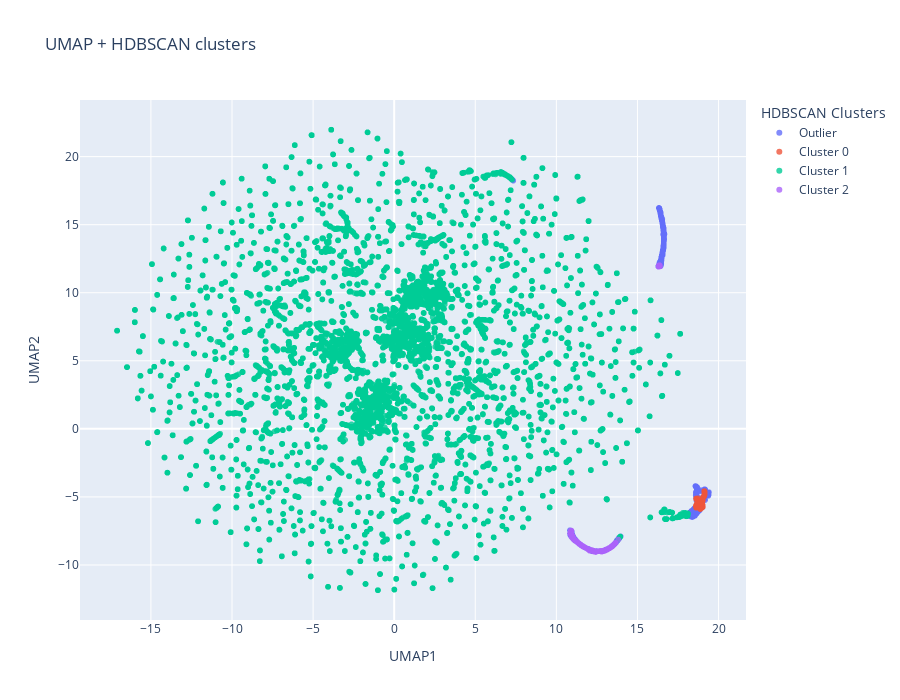

The code cell stored with this chart in its notebook:
### Code cell
# -----------------------------
# UMAP embedding
# -----------------------------
reducer = umap.UMAP(
    n_neighbors=30,
    min_dist=0.1,
    n_components=2,
    metric='euclidean',
    random_state=42
)

X_umap = reducer.fit_transform(X)

df_vis = df.copy()
df_vis['UMAP1'] = X_umap[:, 0]
df_vis['UMAP2'] = X_umap[:, 1]
df_vis['cluster_label'] = hdb_labels

df_vis['Cluster'] = df_vis['cluster_label'].map(
    lambda lbl: 'Outlier' if lbl == -1 else f'Cluster {lbl}'
)

cluster_order = ['Outlier'] + [f'Cluster {i}' for i in sorted(df_vis[df_vis['cluster_label'] != -1]['cluster_label'].unique())]
df_vis['Cluster'] = pd.Categorical(df_vis['Cluster'], categories=cluster_order, ordered=True)

hover_cols = ['is_attack', 'n_connections'] 

fig = px.scatter(
    df_vis,
    x='UMAP1',
    y='UMAP2',
    color='Cluster',
    hover_data=hover_cols,  # Ahora sí: columnas del DataFrame
    title="UMAP + HDBSCAN clusters",
    width=900,
    height=700
)

fig.update_traces(marker=dict(size=6, opacity=0.8))
fig.update_layout(legend_title_text='HDBSCAN Clusters')
fig.write_image(
    "../reports/figures/umap_hdbscan_210.png",
    width=1000,      # ancho en píxeles
    height=600,      # alto en píxeles
    scale=2          # factor de escalado (2 = ~200 DPI)
)
fig.show()

### Figure 1 — Plotly figure (JSON) as saved in the notebook; plotly's stock layout.template omitted (floating-point values rounded to 4 significant figures; data arrays with more than 128 entries replaced by an {"elided": "..."} marker saying what was removed)
{"data": [{"customdata": {"elided": "1441x2 float values"}, "hovertemplate": "Cluster=Outlier<br>UMAP1=%{x}<br>UMAP2=%{y}<br>is_attack=%{customdata[0]}<br>n_connections=%{customdata[1]}<extra></extra>", "legendgroup": "Outlier", "marker": {"color": "#636efa", "opacity": 0.8, "size": 6, "symbol": "circle"}, "mode": "markers", "name": "Outlier", "showlegend": true, "type": "scattergl", "x": {"elided": "1441 float values"}, "xaxis": "x", "y": {"elided": "1441 float values"}, "yaxis": "y"}, {"customdata": {"elided": "126x2 float values"}, "hovertemplate": "Cluster=Cluster 0<br>UMAP1=%{x}<br>UMAP2=%{y}<br>is_attack=%{customdata[0]}<br>n_connections=%{customdata[1]}<extra></extra>", "legendgroup": "Cluster 0", "marker": {"color": "#EF553B", "opacity": 0.8, "size": 6, "symbol": "circle"}, "mode": "markers", "name": "Cluster 0", "showlegend": true, "type": "scattergl", "x": [18.88, 18.88, 18.88, 18.9, 18.89, 18.89, 18.87, 18.89, 18.91, 18.66, 19.0, 19.01, 18.99, 18.97, 18.99, 18.94, 18.99, 18.97, 18.97, 18.98, 18.98, 18.98, 19.02, 19.02, 19.01, 18.66, 19.01, 19.0, 19.01, 19.05, 19.05, 19.05, 19.11, 19.1, 19.12, 19.14, 19.14, 19.15, 19.13, 19.13, 19.13, 19.13, 19.14, 19.14, 19.12, 19.13, 19.12, 18.88, 18.88, 18.87, 18.94, 18.9, 18.93, 18.62, 18.95, 18.91, 18.92, 18.62, 18.98, 18.98, 18.95, 18.66, 19.0, 19.0, 18.99, 18.69, 19.01, 19.01, 19.02, 19.02, 19.01, 19.03, 18.98, 18.97, 18.97, 18.98, 18.98, 18.99, 18.99, 18.99, 18.99, 19.03, 18.98, 19.01, 18.66, 18.65, 19.02, 19.01, 18.74, 19.08, 19.07, 19.09, 19.07, 19.07, 19.07, 19.13, 19.13, 19.12, 19.12, 19.12, 18.68, 18.65, 18.8, 18.76, 18.75, 18.66, 18.66, 18.66, 18.67, 18.66, 18.68, 18.65, 18.67, 18.68, 18.64, 18.64, 18.63, 18.64, 18.61, 18.6, 18.65, 18.62, 18.63, 18.63, 18.62, 18.61], "xaxis": "x", "y": [-5.882, -5.876, -5.876, -5.849, -5.86, -5.857, -5.849, -5.831, -5.817, -5.535, -5.66, -5.659, -5.639, -5.666, -5.668, -5.641, -5.497, -5.432, -5.451, -5.375, -5.353, -5.355, -5.276, -5.282, -5.28, -5.172, -5.119, -5.127, -5.12, -5.036, -5.038, -5.017, -4.948, -4.955, -4.93, -4.809, -4.828, -4.781, -4.657, -4.661, -4.66, -4.632, -4.633, -4.631, -4.583, -4.578, -4.578, -5.877, -5.881, -5.892, -5.833, -5.831, -5.814, -5.785, -5.795, -5.807, -5.801, -5.794, -5.749, -5.762, -5.771, -5.756, -5.734, -5.749, -5.749, -5.664, -5.596, -5.589, -5.577, -5.757, -5.729, -5.727, -5.449, -5.441, -5.438, -5.427, -5.42, -5.413, -5.339, -5.365, -5.374, -5.25, -5.286, -5.287, -5.183, -5.125, -5.084, -5.082, -5.102, -4.969, -4.983, -4.979, -4.98, -4.99, -5.002, -4.596, -4.601, -4.61, -4.579, -4.588, -5.534, -5.517, -5.42, -5.471, -5.468, -5.557, -5.577, -5.561, -5.551, -5.533, -5.481, -5.629, -5.601, -5.586, -5.539, -5.15, -5.148, -5.148, -5.711, -5.647, -5.197, -5.165, -5.149, -5.142, -5.133, -5.117], "yaxis": "y"}, {"customdata": {"elided": "22056x2 float values"}, "hovertemplate": "Cluster=Cluster 1<br>UMAP1=%{x}<br>UMAP2=%{y}<br>is_attack=%{customdata[0]}<br>n_connections=%{customdata[1]}<extra></extra>", "legendgroup": "Cluster 1", "marker": {"color": "#00cc96", "opacity": 0.8, "size": 6, "symbol": "circle"}, "mode": "markers", "name": "Cluster 1", "showlegend": true, "type": "scattergl", "x": {"elided": "22056 float values"}, "xaxis": "x", "y": {"elided": "22056 float values"}, "yaxis": "y"}, {"customdata": {"elided": "382x2 float values"}, "hovertemplate": "Cluster=Cluster 2<br>UMAP1=%{x}<br>UMAP2=%{y}<br>is_attack=%{customdata[0]}<br>n_connections=%{customdata[1]}<extra></extra>", "legendgroup": "Cluster 2", "marker": {"color": "#ab63fa", "opacity": 0.8, "size": 6, "symbol": "circle"}, "mode": "markers", "name": "Cluster 2", "showlegend": true, "type": "scattergl", "x": {"elided": "382 float values"}, "xaxis": "x", "y": {"elided": "382 float values"}, "yaxis": "y"}], "layout": {"height": 700, "legend": {"title": {"text": "HDBSCAN Clusters"}, "tracegroupgap": 0}, "title": {"text": "UMAP + HDBSCAN clusters"}, "width": 900, "xaxis": {"anchor": "y", "domain": [0, 1], "title": {"text": "UMAP1"}}, "yaxis": {"anchor": "x", "domain": [0, 1], "title": {"text": "UMAP2"}}}}
